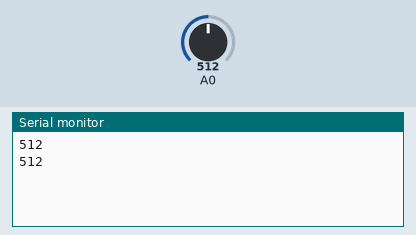
This sketch was run on a simulated Arduino Uno, built with avr-gcc and run on an emulated ATmega328P. Parts: the last lines printed to the serial monitor. The inputs (shaded band) are chosen by the test bench; at power-on: A0 = 512.

Above: at 1.8 s.
1.9 s: A0 set to 716
At 2.8 s:
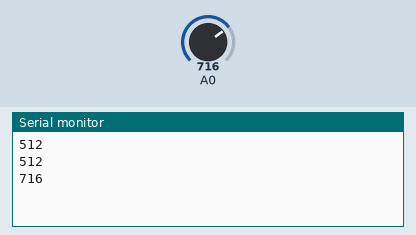
3.4 s: A0 set to 900
At 4.8 s:
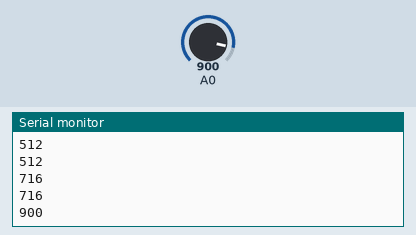
Timing chart, 0 to 6.4 s (numbered marks = the images above; inputs shaded):
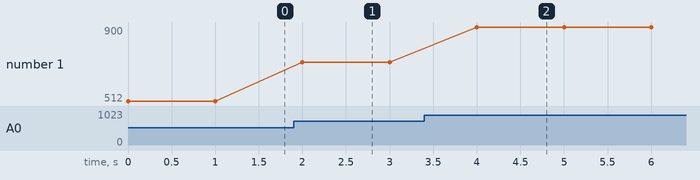

Measured:
- after the input at 1.9 s, the serial monitor: prints a new line after 0.10 s (image 1)
- after the input at 3.4 s, the serial monitor: prints a new line after 0.60 s (image 2)
- plotted number 1: 512 → 716 after the input at 1.9 s, 716 → 900 after the input at 3.4 s

The sketch:

ADC.ino
```cpp
void setup() {
  // put your setup code here, to run once:
Serial.begin(96000);
}

void loop() {
  // put your main code here, to run repeatedly:
  int volt=analogRead(A0);
  Serial.println(volt);
  delay(1000);

}
```
